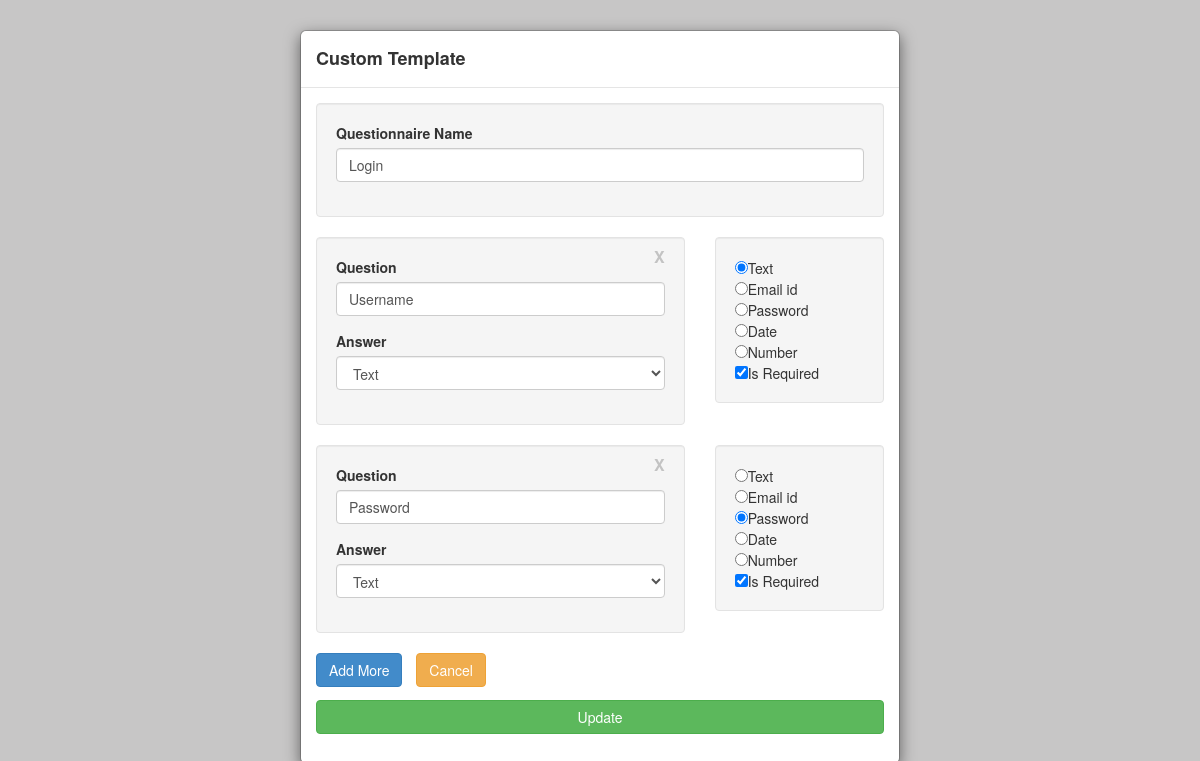
The page /edit.php?qn=1 on the database its author committed.
### tables this page shows
CREATE TABLE `quest_name` (
  `ID` int(100) NOT NULL,
  `q_name` varchar(100) NOT NULL
);

CREATE TABLE `question` (
  `ID` int(100) NOT NULL,
  `QN_ID_FK` int(100) NOT NULL,
  `Question` varchar(250) NOT NULL,
  `Field_Name` varchar(50) NOT NULL
);

CREATE TABLE `field_option` (
  `ID` int(100) NOT NULL,
  `QS_ID_FK` int(100) NOT NULL,
  `Attributes` varchar(50) NOT NULL,
  `Is_required` varchar(10) NOT NULL
);

### edit.php (the view, shortened to what this page needs)
<html>
<head>
    <link href="css/bootstrap.min.css" rel="stylesheet">
    <link href="css/style.css" rel="stylesheet">
</head>
<body>
 <?php
$con = mysqli_connect('localhost','root','','template');
$qn = $_GET['qn'];
$qry = mysqli_query($con,"select * from quest_name where ID='".$qn."'");
while($row = mysqli_fetch_array($qry)){
 ?>
    <div id="login-overlay" class="modal-dialog">
      <div class="modal-content">
          <div class="modal-header">
              <h4 class="modal-title" id="myModalLabel"><b>Custom Template</b></h4>
          </div>
          <div class="modal-body">
          <form id="template" method="POST" action="updation.php">
              <div class="row" id="section">
                  <div class="col-xs-12">
                   	<div class="well">
                  		<div class="form-group">
                                  <label for="Qname" class="control-label">Questionnaire Name</label>
                                  <input type="text" class="form-control" id="qname" class="qname" name="qname" value="<?php echo $row['q_name'];?>" required=""  placeholder="Questionnaire Name"/>
                                  <input type="hidden" name="qnid" class="qnid" id="qnid" value="<?php echo $row['ID']; } ?>"/>
                         </div>
                     </div>
                    </div>
                    <?php
					$pr="";
					$qry2 = mysqli_query($con,"select * from question q join field_option f on f.QS_ID_FK=q.ID where q.QN_ID_FK='".$qn."'");
					$c=0;
					while($row2 = mysqli_fetch_array($qry2)){
						if($pr!=$row2['Question']){
						$pr = $row2['Question'];
					?>
                    <div id="field<?php echo $c;?>">
                          <div class="col-xs-8">
                     	 	<div class="well">
                      		  <span class="close" id="<?php echo $c; ?>">X</span>
                              <div class="form-group">
                                  <label for="username" class="control-label">Question</label>
                                  <input type="text" class="form-control quest" id="quest<?php echo $c; ?>" class="quest" name="question<?php echo $c; ?>" value="<?php echo $row2['Question']; ?>" required=""  placeholder="Question">
                              </div>
                              <div class="form-group">
                                  <label for="Answer" class="control-label">Answer</label>
                                  <select id="answer<?php echo $c; ?>" class="form-control answer" name="answer<?php echo $c; ?>">
                                      <option value="text" <?=$row2['Field_Name'] == 'text'||'password'||'number'||'email'||'date' ? ' selected="selected"' : '';?>>Text</option>
                      		 	   </select>
                               </div>
                      </div>
                  </div>
                  <div class="col-xs-4">
                  	<div class="well" id="option<?php echo $c;?>">
                  	 	<?php
						if ($row2['Field_Name']=='text'||$row2['Field_Name']=='password'||$row2['Field_Name']=='number'||$row2['Field_Name']=='email'||$row2['Field_Name']=='date')
						{
							?>
                            <input type="radio" name="type<?php echo $c; ?>" value="text" <?=$row2['Field_Name'] == 'text' ? ' checked' : '';?>/>Text<br>
                            <input type="radio" name="type<?php echo $c; ?>" value="email" <?=$row2['Field_Name'] == 'email' ? ' checked' : '';?>/>Email id<br>
                            <input type="radio" name="type<?php echo $c; ?>" value="password" <?=$row2['Field_Name'] == 'password' ? ' checked' : '';?>/>Password<br>
                            <input type="radio" name="type<?php echo $c; ?>" value="date" <?=$row2['Field_Name'] == 'date' ? ' checked' : '';?>/>Date<br>
                            <input type="radio" name="type<?php echo $c; ?>" value="number" <?=$row2['Field_Name'] == 'number' ? ' checked' : '';?>/>Number<br>
                            <input type="checkbox" name="required" value="required" <?=$row2['Is_required'] == 'required' ? ' checked' : '';?>/>Is Required<br>
                            <?php
						}
							?>
                    </div>
                  </div>
                 </div>
                  <?php
				  }
				  $c++;
					}
				  ?>
             </div>
              <button type="button" id="editadd" class="btn btn-primary">Add More</button>
               <button type="button"  class="btn btn-warning"><a href="index.php">Cancel</a></button>
               <input type="submit" id="submit" name="edit" value="Update" class="btn btn-success save"/>
               </form>
          </div>
      </div>
  </div>
 </body>
 </html>

### css/style.css (style rules this page uses)
body { background-color:#c7c6c6 !important; }
.save { width: 100%; margin-top: 13px; }
a { color: #fff !important; text-decoration: none !important; }
.btn { margin-right: 10px; }

### rows shown on the page
quest_name: qname "Login"
question: question0 "Username", answer0 "Text", Field_Name "☑"
field_option: Is_required "☑"
question: Question "Password", Field_Name "Text", Field_Name "☑"
field_option: Is_required "☑"
